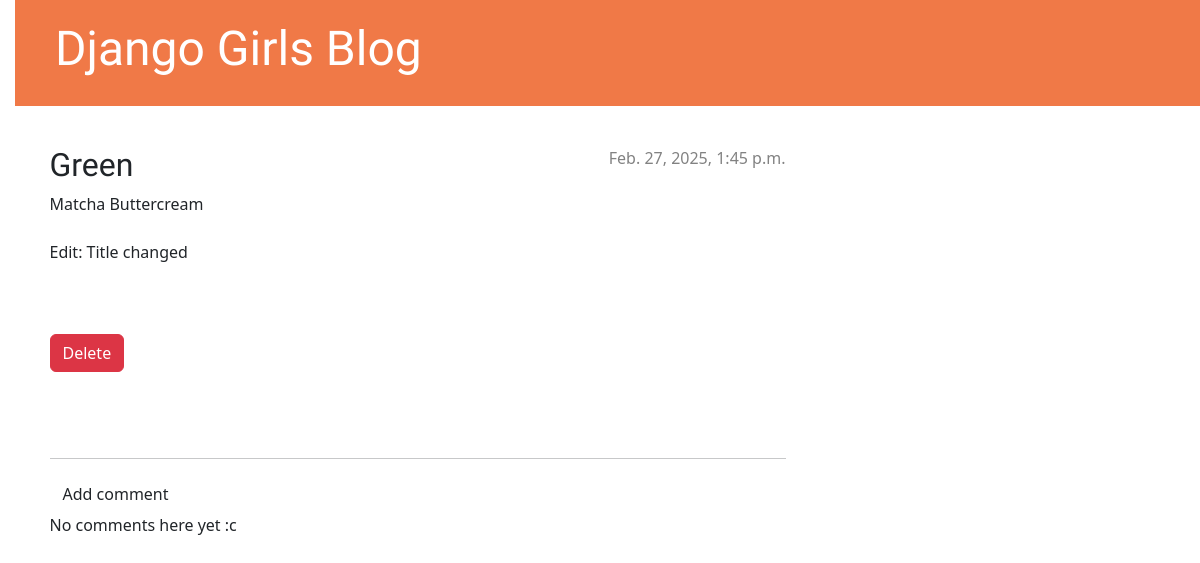
Page /post/5/ on the earlier database version.
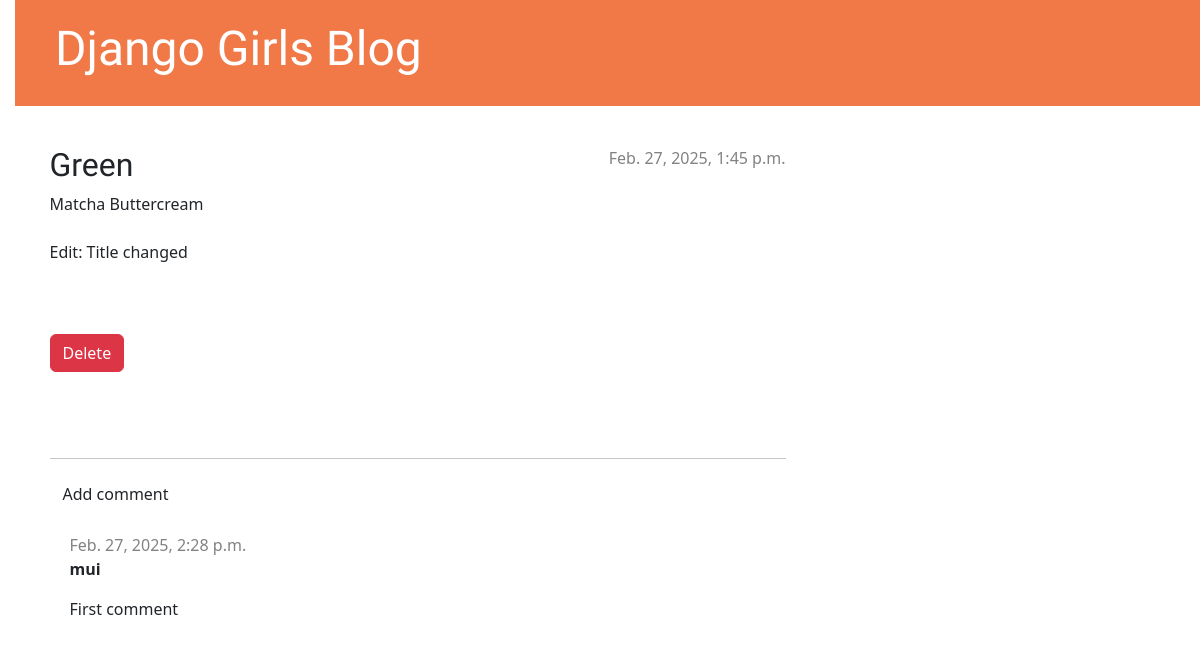
Same page on the later database version.
### blog/models.py (models this page shows, shortened)
class Comment(models.Model):
    post = models.ForeignKey('blog.Post', on_delete=models.CASCADE, related_name='comments')
    author = models.CharField(max_length=200)
    text = models.TextField()
    created_date = models.DateTimeField(default=timezone.now)
    approved_comment = models.BooleanField(default=False)

### blog/views.py (the view)
# urls.py: path('post/<int:pk>/', views.post_detail, name='post_detail'),
def post_detail(request, pk):
    post = get_object_or_404(Post, pk=pk)
    return render(request, 'blog/post_detail.html', {'post': post})

### blog/templates/blog/post_detail.html (shortened to what this page needs)
{% extends 'blog/base.html' %}
{% block content %}
    <article class="post">
        {% if post.published_date %}
            <div class="date">
                {{ post.published_date }}
            </div>
        {% else %}
            <form method="POST" action="{% url 'post_publish' pk=post.pk %}" class="post-form">{% csrf_token %}
                <button type="submit" class="post btn btn-secondary" name="publish">Publish</button>
            </form>
        {% endif %}
        <h2>{{ post.title }}</h2>
        <p>{{ post.text|linebreaksbr }}</p>
    </article>
    <form method="POST" action="{% url 'post_remove' pk=post.pk %}" class="post-form">{% csrf_token %}
        <button type="submit" class="post btn btn-danger" name="delete">
        Delete
        </button>
    </form>
    <hr>
    <a class="btn btn-default" href="{% url 'add_comment_to_post' pk=post.pk %}">Add comment</a>
    {% for comment in post.comments.all %}
        {% if user.is_authenticated or comment.approved_comment %}
        <div class="comment">
            <div class="date">
                {{ comment.created_date }}
            </div>
            <strong>{{ comment.author }}</strong>
            <p>{{ comment.text|linebreaks }}</p>
        </div>
        {% endif %}
    {% empty %}
        <p>No comments here yet :c</p>
    {% endfor %}
{% endblock %}

Differences in the rows shown:
added Comment: created_date "Feb. 27, 2025, 2:28 p.m.", author "mui", text "First comment"
Other differences:
text no longer shown: "No comments here yet :c"
